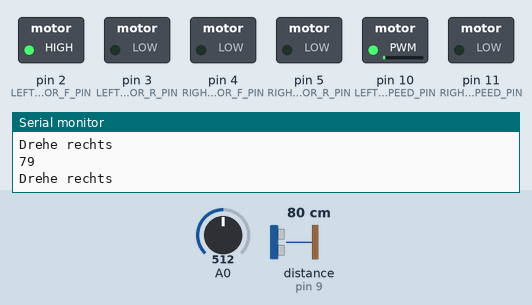
The sketch below on a simulated Arduino Uno, built with avr-gcc and run on an emulated ATmega328P. On the bench: switched loads named in the sketch (green lamp = pin HIGH), the last lines printed to the serial monitor. Wiring (inferred from the names in the program): ultrasonic range finder: trigger pin 8; echo pin 9. Inputs (shaded band) come from the test bench; at power-on: A0 = 512, distance to the obstacle (sensor on pin 9) 80 cm. The echo pulse lasts 58.3 µs per cm; pins used as bus, display or sensor lines are not drawn.

Above: at 4.2 s.
4.3 s: A0 set to 43
6.2 s: A0 set to 37
At 7.6 s:
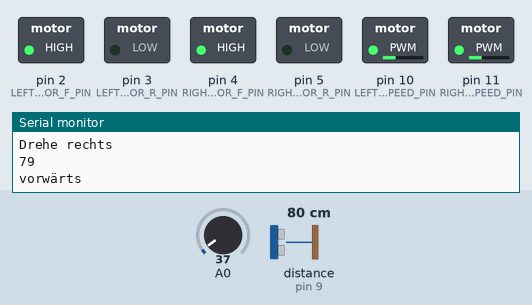
8.6 s: distance to the obstacle (sensor on pin 9) set to 18 cm
At 9.4 s:
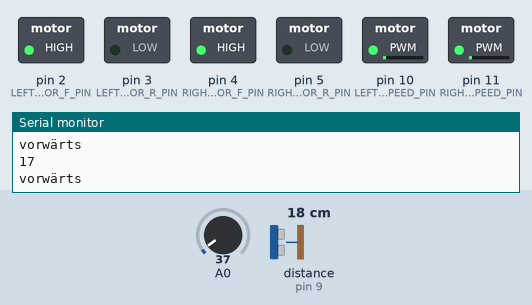
10.6 s: distance to the obstacle (sensor on pin 9) set to 250 cm
At 11.6 s:
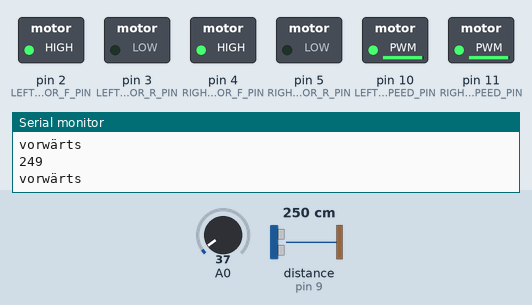
12.6 s: distance to the obstacle (sensor on pin 9) set to 2 cm
At 13.7 s:
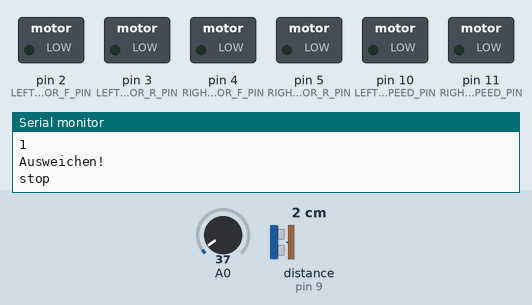
Timing chart, 0 to 15.6 s (numbered marks = the images above; inputs shaded):
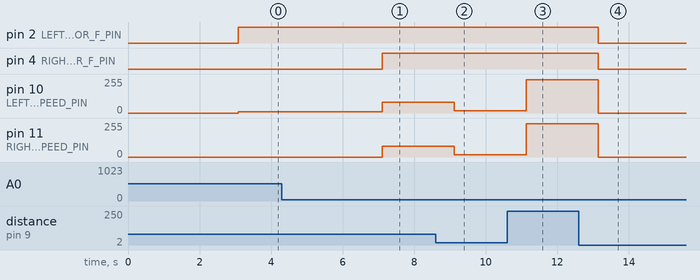

Measured:
- the behaviour switches between 41 and 40 on A0 (found by bisection; images 0 and 1)
- after the input at 6.2 s, pin 4 (RIGHT_MOTOR_F_PIN): LOW → HIGH after 0.91 s; pin 10 (LEFT_MOTOR_SPEED_PIN): 10/255 → 79/255 after 0.91 s; pin 11 (RIGHT_MOTOR_SPEED_PIN): 0/255 → 79/255 after 0.91 s
- after the input at 8.6 s, pin 10 (LEFT_MOTOR_SPEED_PIN), pin 11 (RIGHT_MOTOR_SPEED_PIN): 79/255 → 17/255 after 0.52 s
- after the input at 10.6 s, pin 10 (LEFT_MOTOR_SPEED_PIN), pin 11 (RIGHT_MOTOR_SPEED_PIN): 17/255 → 249/255 after 0.53 s
- after the input at 12.6 s, pin 2 (LEFT_MOTOR_F_PIN), pin 4 (RIGHT_MOTOR_F_PIN): HIGH → LOW after 0.55 s; pin 10 (LEFT_MOTOR_SPEED_PIN), pin 11 (RIGHT_MOTOR_SPEED_PIN): 249/255 → 0/255 after 0.55 s

The sketch:

beispiel_5.ino
```cpp
// Allein für diesen Zustand verantwortlich: KSMA

const int TRIGGER_PIN = 8;
const int ECHO_PIN = 9;

const int LEFT_MOTOR_F_PIN = 2; // must be a PWM pin, F = forward
const int LEFT_MOTOR_R_PIN = 3; // r = reverse, the motor shield must be a h bridge

const int RIGHT_MOTOR_F_PIN = 4;
const int RIGHT_MOTOR_R_PIN = 5;

const int LEFT_MOTOR_SPEED_PIN = 10;     // Pin for speed, off and on
const int RIGHT_MOTOR_SPEED_PIN = 11;

long duration = 0;

void setup() {
  Serial.begin(9600);
  Serial.println("Starten...");
  Serial.println("Roboter mit Ultraschall-Hinderniserkennung");
  Serial.println("Code und Konstruktion: KSMA");
  Serial.println("Version: 1.02");
  Serial.println("Hardware: Joy-it Uno, HC-SR04 und KY-018");


  pinMode(TRIGGER_PIN, OUTPUT);
  pinMode(ECHO_PIN, INPUT);

  pinMode(LEFT_MOTOR_F_PIN, OUTPUT);
  pinMode(LEFT_MOTOR_R_PIN, OUTPUT);
  pinMode(LEFT_MOTOR_SPEED_PIN, OUTPUT);

  pinMode(RIGHT_MOTOR_SPEED_PIN, OUTPUT);
  pinMode(RIGHT_MOTOR_F_PIN, OUTPUT);
  pinMode(RIGHT_MOTOR_R_PIN, OUTPUT);

  delay(3000);
}

int get_distance() {
  int distance = 0;

  digitalWrite(TRIGGER_PIN, HIGH);
  delayMicroseconds(10);
  digitalWrite(TRIGGER_PIN, LOW);
  duration = pulseIn(ECHO_PIN, HIGH);
  distance = (duration/2) * 0.03432;          // Entfernung in Zentimeter

    return distance;
}

void forward(int speed) {                           // mit forward(100) in der loop übergeben wir dieser Funktion den Parameter speed.
  analogWrite(LEFT_MOTOR_SPEED_PIN, speed);
  analogWrite(RIGHT_MOTOR_SPEED_PIN, speed);

  digitalWrite(LEFT_MOTOR_F_PIN, HIGH);             // hier definieren wir die Fahrtrichtung: forwards high, reverse low = vorwärts
  digitalWrite(LEFT_MOTOR_R_PIN, LOW);

  digitalWrite(RIGHT_MOTOR_F_PIN, HIGH);
  digitalWrite(RIGHT_MOTOR_R_PIN, LOW);
  Serial.println("vorwärts");
}

void total_stop() {   //hier müssen wir keine flexiblen Parameter übergeben, hier wird der Motor ganz angehalten
  digitalWrite(LEFT_MOTOR_SPEED_PIN, LOW);
  digitalWrite(RIGHT_MOTOR_SPEED_PIN, LOW);

  digitalWrite(LEFT_MOTOR_F_PIN, LOW);      // alles vom linken Motor ausschalten
  digitalWrite(LEFT_MOTOR_R_PIN, LOW);

  digitalWrite(RIGHT_MOTOR_F_PIN, LOW);     // alles vom rechten Motor ausschalten
  digitalWrite(RIGHT_MOTOR_R_PIN, LOW);
  Serial.println("stop");
}

void turn_right(int speed) {   // wenn ich nach rechts will, muss der LINKE Motor vorwärts drehen. zusätzlich kann man den rechten Motor rückwärts drehen lassen, muss man aber nicht
  analogWrite(LEFT_MOTOR_SPEED_PIN, speed);
  digitalWrite(RIGHT_MOTOR_SPEED_PIN, LOW);

  digitalWrite(LEFT_MOTOR_F_PIN, HIGH);
  digitalWrite(LEFT_MOTOR_R_PIN, LOW);

  digitalWrite(RIGHT_MOTOR_F_PIN, LOW);
  digitalWrite(RIGHT_MOTOR_R_PIN, LOW);
  Serial.println("Drehe rechts");
}


void loop() {

  int lightsensor = analogRead(A0);
  int distance = get_distance();
  Serial.println(distance);

  if (distance < 10) {
    Serial.println("Ausweichen!");
    total_stop();
  }

  else if (lightsensor > 40) {
    // dreh dich langsam. Wenn irgendwoher mehr Licht kommt, fahr dem nach.
    turn_right(10);
  }
  else if ((lightsensor <=40) && (lightsensor >15) && (distance > 10)){
        int speed = distance;
    if (speed > 255) {        // der PWM-Pin kann theoretisch mit mehr als 255 geschrieben werden. Dann "läuft er über" und startet wieder bei 0. 257 entspricht dann 1. Das verhindern wir, indem wir 255 als Maximum setzen.
      speed = 255;
    }
    forward(speed);
  }
  else if (lightsensor <=15) {
    Serial.println("Licht gefunden, juhu!");
    total_stop();
  }


   delay(1000);
}
```
